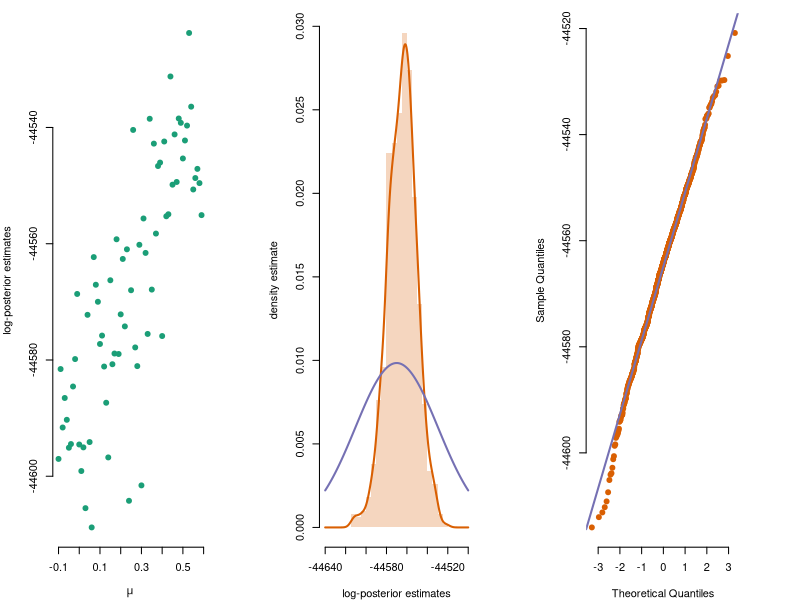

Recreate this plot in R.
###################################################################################
###################################################################################
#
# Makes plots from the run of the files 
# scripts-paper/example1-gpoabc.py, scripts-paper/example1-gposmc.py
# scripts-paper/example1-spsa.py and scripts-paper/example1-qpmh2smc.py
# The plot shows the estimated parameter posteriors and trace plots
#
#
# For more details, see https://github.com/compops/gpo-abc2015
#
# (c) 2016 Johan Dahlin
# liu (at) johandahlin.com
#
###################################################################################
###################################################################################


# Setup plot colors
library("RColorBrewer")
plotColors = brewer.pal(6, "Dark2");

# Change the working directory to be correct on your system
setwd("C:/home/src/gpo-abc2015/scripts-paper-plots")

###################################################################################
# Make plot
###################################################################################

llGrid = read.table("../results/likelihoodfig/figure-likelihoodestimator-grid.csv", sep = ",", header = TRUE)
llRep = read.table("../results/likelihoodfig/figure-likelihoodestimator-histogram.csv", sep = ",", header = TRUE)

cairo_pdf('figure-likelihoodestimator.pdf', height = 3, width = 9)
layout(matrix(c(1, 2, 3), 1, 3, byrow = TRUE))
par(mar = c(4, 4, 1, 4.5))

plot(llGrid[, 2], llGrid[, 3], type = "p", ylab = "log-posterior estimates", 
    xlab = expression(mu), col = plotColors[1], bty = "n", pch = 19)

hist(llRep[, 2], breaks = floor(sqrt(length(llRep[, 2]))), main = "", freq = F, 
    col = rgb(t(col2rgb(plotColors[2]))/256, alpha = 0.25), border = NA, 
    xlab = "log-posterior estimates", ylab = "density estimate", xlim = c(-44640, 
        -44500))

kde = density(llRep[, 2], from = -44640, to = -44500)
lines(kde, lwd = 2, col = plotColors[2])
lines(kde$x, dnorm(kde$x, mean(kde$x), sd(kde$x)), lwd = 2, col = plotColors[3])

qqnorm(llRep[, 2], bty = "n", main = "", pch = 19, col = plotColors[2])
qqline(llRep[, 2], lwd = 2, col = plotColors[3])

dev.off()


###################################################################################
###################################################################################
# End of file
###################################################################################
###################################################################################